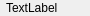
<?xml version="1.0" encoding="UTF-8"?>
<ui version="4.0">
 <class>DatabaseAdminFilterItem</class>
 <widget class="QWidget" name="DatabaseAdminFilterItem">
  <property name="geometry">
   <rect>
    <x>0</x>
    <y>0</y>
    <width>78</width>
    <height>16</height>
   </rect>
  </property>
  <property name="windowTitle">
   <string>Form</string>
  </property>
  <layout class="QHBoxLayout" name="horizontalLayout">
   <property name="spacing">
    <number>10</number>
   </property>
   <property name="leftMargin">
    <number>6</number>
   </property>
   <property name="topMargin">
    <number>0</number>
   </property>
   <property name="rightMargin">
    <number>6</number>
   </property>
   <property name="bottomMargin">
    <number>0</number>
   </property>
   <item>
    <widget class="QLabel" name="LabelText">
     <property name="text">
      <string>TextLabel</string>
     </property>
    </widget>
   </item>
   <item>
    <widget class="QPushButton" name="pushButton">
     <property name="sizePolicy">
      <sizepolicy hsizetype="Minimum" vsizetype="MinimumExpanding">
       <horstretch>0</horstretch>
       <verstretch>0</verstretch>
      </sizepolicy>
     </property>
     <property name="minimumSize">
      <size>
       <width>16</width>
       <height>16</height>
      </size>
     </property>
     <property name="maximumSize">
      <size>
       <width>16</width>
       <height>10000</height>
      </size>
     </property>
     <property name="text">
      <string/>
     </property>
     <property name="iconSize">
      <size>
       <width>18</width>
       <height>18</height>
      </size>
     </property>
     <property name="flat">
      <bool>true</bool>
     </property>
    </widget>
   </item>
  </layout>
 </widget>
 <resources/>
 <connections/>
</ui>
